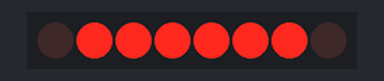
This sketch was run on a simulated Arduino Uno, built with avr-gcc and run on an emulated ATmega328P. Shown: 8 shift-register outputs drawn as a row of LEDs (first output left, lit = HIGH). Wiring (inferred from the names in the program): shift register (74HC595): data pin 2; shift clock pin 4; latch pin 3. Wiring (inferred from the signals the program sends): row of LEDs: on Q0, Q1, Q2, Q3, Q4, Q5, Q6, Q7.

Above: at 0.5 s.
At 2.5 s:
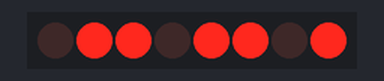
At 3.5 s:
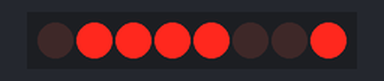
At 5.5 s:
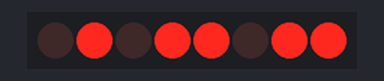
At 8.5 s:
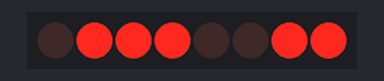
At 11.5 s:
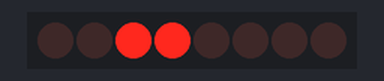
Timing chart, 0 to 13.0 s (numbered marks = the images above):
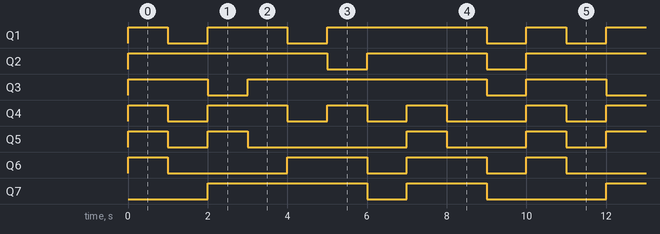

The sketch:

B0941075______.ino
```cpp
const byte dataPin = 2;
const byte latchPin = 3;
const byte clockPin = 4;

byte index = 0;
const byte LEDs[10]={
  B01111110,
  B00110000,
  B01101101,
  B01111001,
  B00110011,
  B01011011,
  B01110000,
  B01111111,
  B01110011,
};
void setup() {
  pinMode(dataPin,OUTPUT);
  pinMode(latchPin,OUTPUT);
  pinMode(clockPin,OUTPUT);
}

void loop() {
    digitalWrite(latchPin,LOW);

    shiftOut(dataPin,clockPin,LSBFIRST,LEDs[index]);
     digitalWrite(latchPin,HIGH);
     delay(1000);

     index ++;
     if (index ==10){
      index = 0;}
     }
```

Measured:
- by itself, Q1: repeats every 10.0 s: LOW 1.0 s, HIGH 2.0 s, LOW 1.0 s, HIGH 4.0 s, LOW 1.0 s, HIGH 1.0 s
- by itself, Q2: repeats every 10.0 s: LOW 1.0 s, HIGH 3.0 s, LOW 1.0 s, HIGH 5.0 s
- by itself, Q3: repeats every 10.0 s: LOW 1.0 s, HIGH 6.0 s, LOW 1.0 s, HIGH 2.0 s
- by itself, Q4: repeats every 10.0 s: LOW 1.0 s, HIGH 2.0 s, 2 × (LOW 1.0 s, HIGH 1.0 s), LOW 2.0 s, HIGH 1.0 s
- by itself, Q5: repeats every 10.0 s: LOW 1.0 s, HIGH 1.0 s, LOW 4.0 s, HIGH 1.0 s, LOW 2.0 s, HIGH 1.0 s
- by itself, Q6: repeats every 10.0 s: LOW 3.0 s, 2 × (HIGH 2.0 s, LOW 1.0 s), HIGH 1.0 s
- by itself, Q7: repeats every 10.0 s: LOW 1.0 s, HIGH 2.0 s, LOW 3.0 s, HIGH 4.0 s
